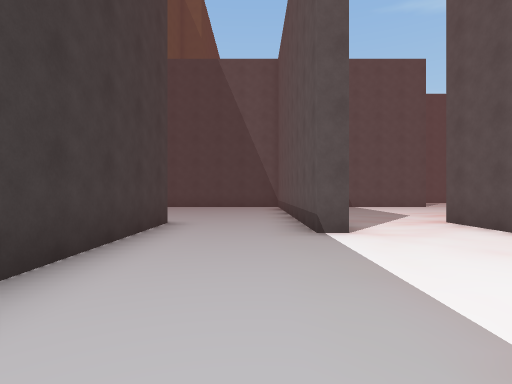
view 1 (above)

24 first-person views from a walk through a scene from a Unity 3-D project. The camera is 1.3 m above the floor, looks level and sees 80° across. The floor is counted in squares, 2 m on a side. Each view is taken from the middle of a square. On the plan, view 1 faces up. The plan holds only what a view shows up to about 10 squares ahead; the rest is blank. The place goes on beyond the plan. The player is left out.

view 2
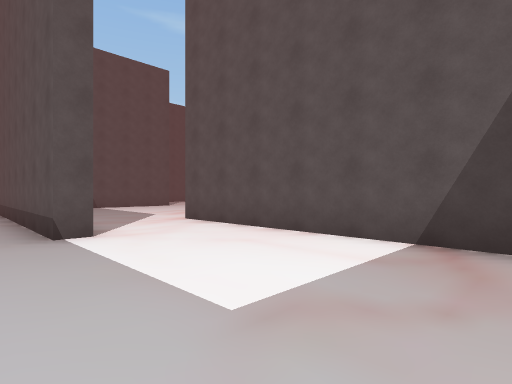

view 3
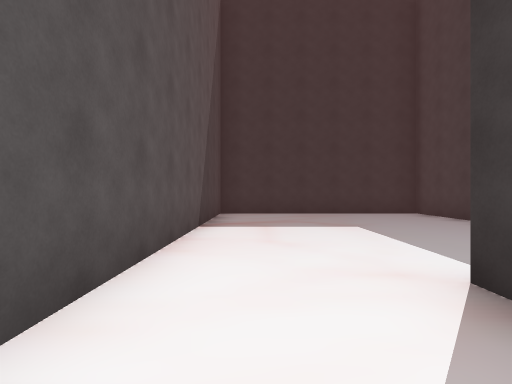

view 4
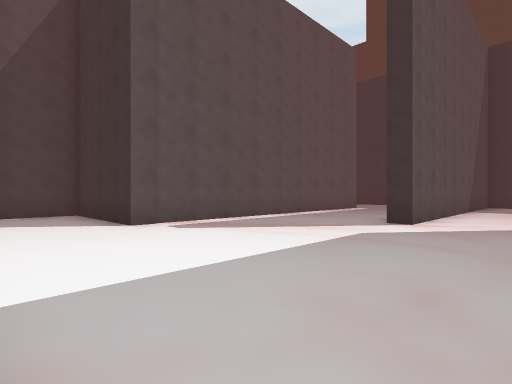

view 5
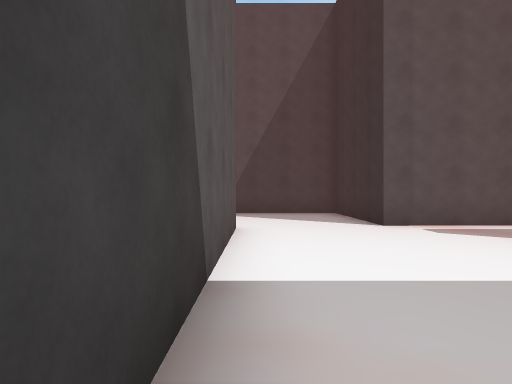

view 6
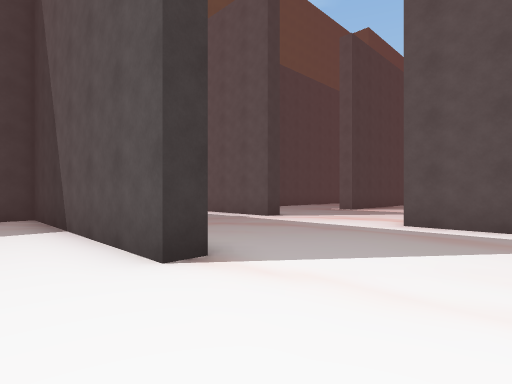

view 7
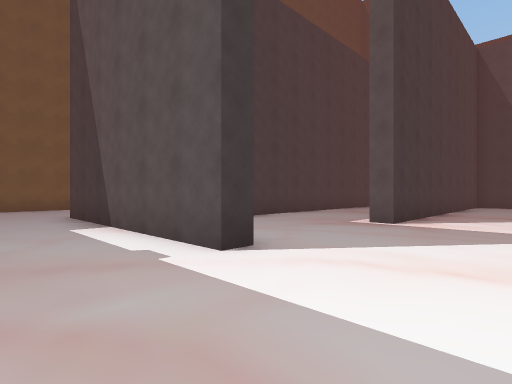

view 8
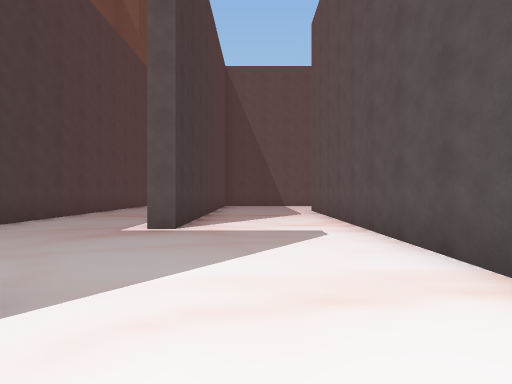

view 9
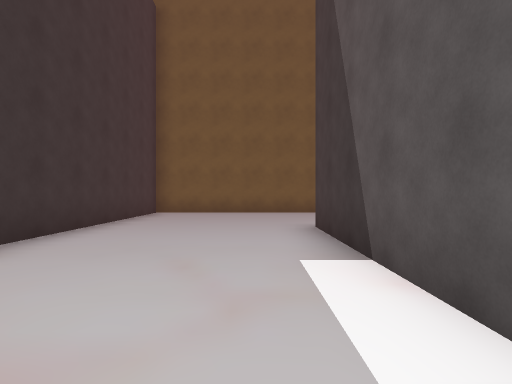

view 10
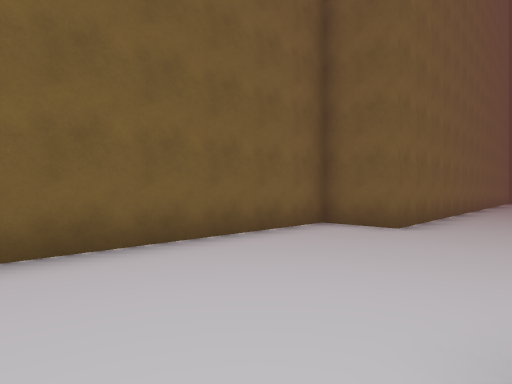

view 11
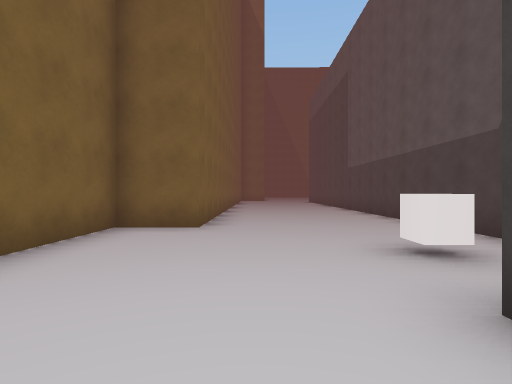

view 12
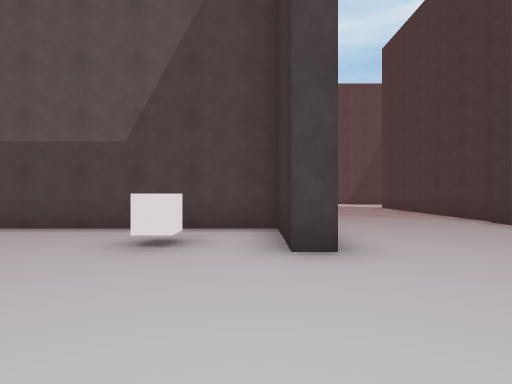

view 13
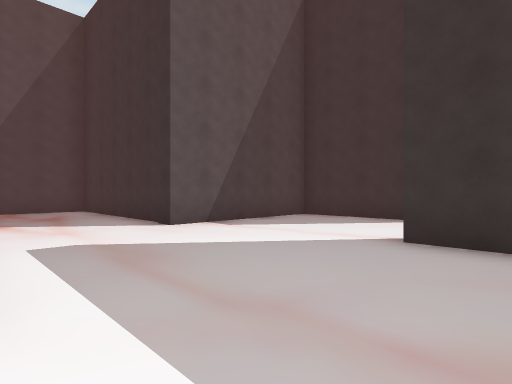

view 14
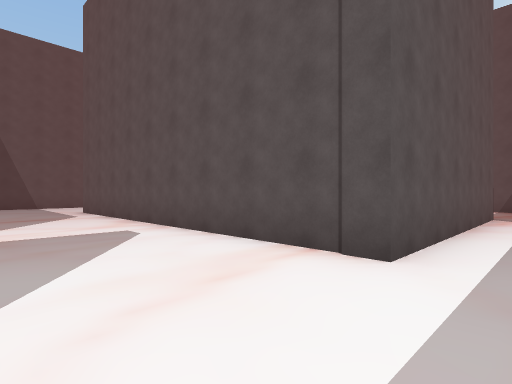

view 15
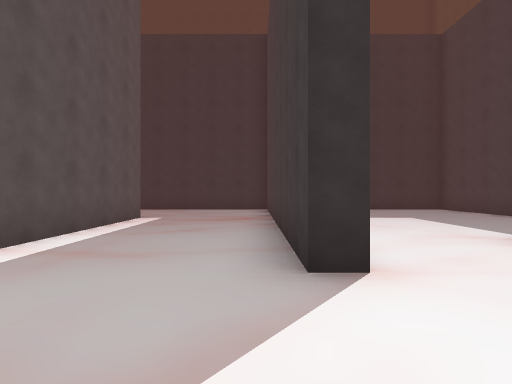

view 16
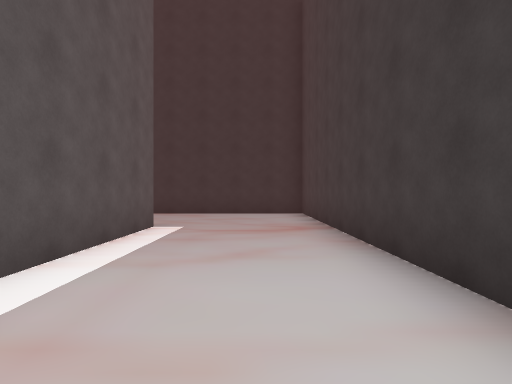

view 17
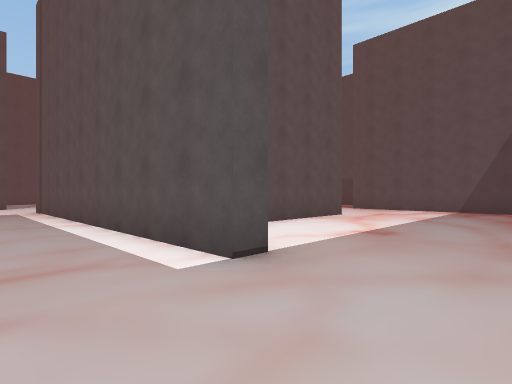

view 18
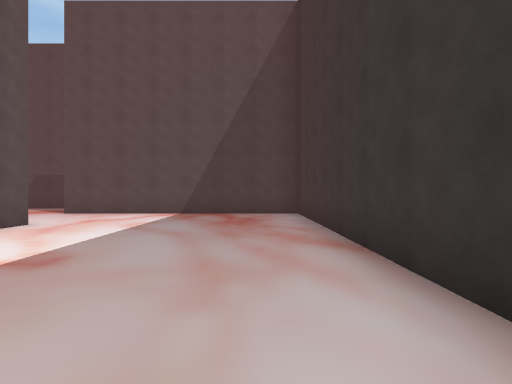

view 19
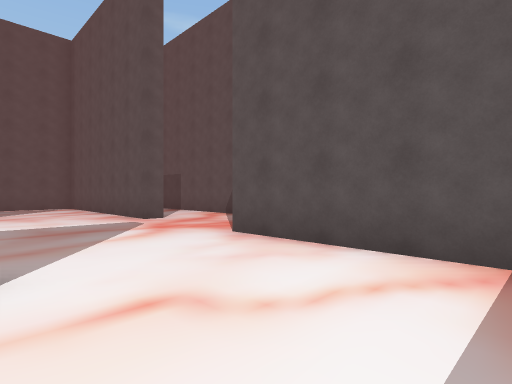

view 20
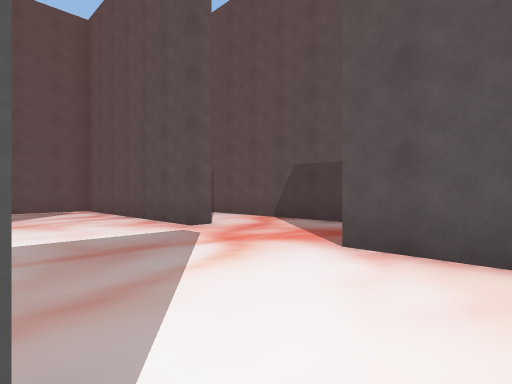

view 21
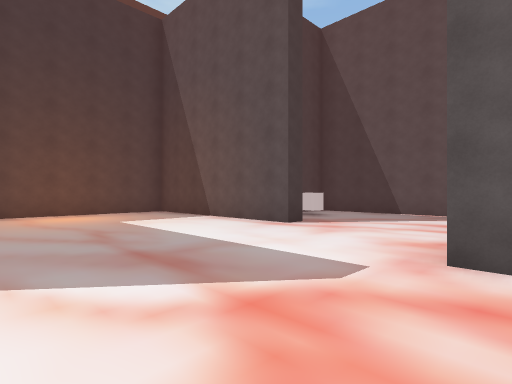

view 22
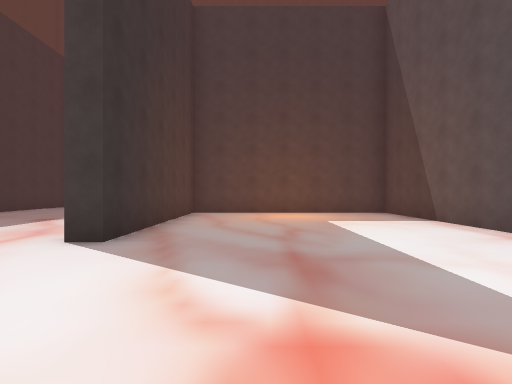

view 23
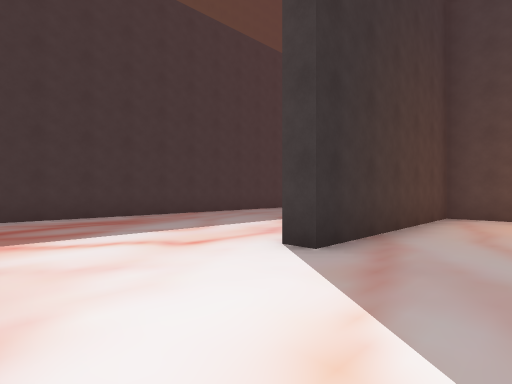

view 24
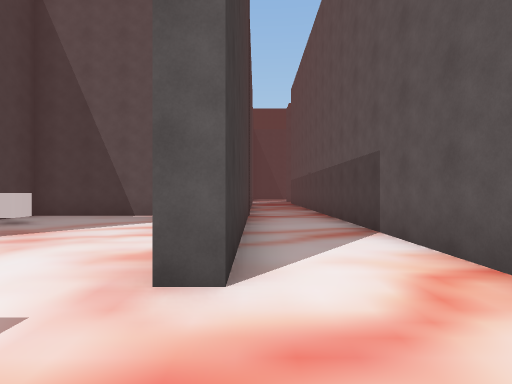

### Floor plan
Points are (right, up) in squares from view 1. A wall is a line through its corners. A room is listed if a view was taken in it or the views show most of it. See-through windows are left out.
Room 1 (views 1, 2)
walls: (1.5, 4.8) (1, 4.8); (-1.9, 4.5) (-1.9, -2.3) (4.1, -2.3) (4.1, 4.5)
ways out: opening at (2.5, 5.5) to room 2; opening at (-0.5, 5.5)
Room 2 (views 3, 4, 5, 6, 7, 8, 9, 10, 11, 12, 13, 14, 15, 16, 17, 18, 19, 20, 21, 22, 23, 24)
walls: (10.6, 18.1) (7.9, 18.1) (7.9, 27.5); (4.3, 18.6) (4.3, 18.1) (-1.7, 18.1) (-1.7, 18.6) (0.4, 18.6) (0.4, 27); (14.1, 10.6) (14.1, 10.1) (8.4, 10.1) (8.4, 4) (14.1, 4) (14.1, 3.5) (10.9, 3.5); (4.1, 4.5) (4.1, 6.5) (4.6, 6.5) (4.6, -2.3) (17.3, -2.3) (17.3, 4.9); (1.5, 5.2) (1.5, 4.8); (16.9, 14.3) (11.9, 14.3) (11.9, 13.1); (8.5, 1.2) (7.9, 1.2) (7.9, 10.5) (11.4, 10.5) (11.4, 14.8); (17.8, 8.1) (17.3, 8.1) (17.3, 13.9); (20, 6.2) (20, 8.4); (4.6, 27.5) (4.6, 22.4) (4, 22.4); (0.9, 27) (0.9, 22); (-4, 27.5) (-4, 22.6) (-5.6, 22.6) (-5.6, 13.9) (7.4, 13.9) (7.4, 13.4) (1.5, 13.4) (1.5, 12.8)
ways out: opening at (2.5, 5.5) to room 1; opening at (11.5, 16.5); opening at (19, 9)
objects: white cube (-1, 20); white cube (13, 12)

Positions as (right, up) in squares from view 1, and headings:
1: (0, 0), facing up
2: (0, 0), facing up-right
3: (3, 7), facing down
4: (2, 13), facing down-right
5: (2, 13), facing right
6: (10, 12), facing up-left
7: (7, 16), facing up-left
8: (6, 17), facing up
9: (4, 17), facing left
10: (-2, 17), facing up-left
11: (-3, 17), facing up
12: (-5, 19), facing right
13: (6, 18), facing down-right
14: (5, 17), facing up-right
15: (5, 9), facing down
16: (6, 7), facing down
17: (6, -1), facing up-right
18: (8, -1), facing right
19: (14, 1), facing up-right
20: (14, 3), facing up-right
21: (18, 5), facing up-left
22: (18, 6), facing left
23: (17, 6), facing down-left
24: (18, 6), facing up
